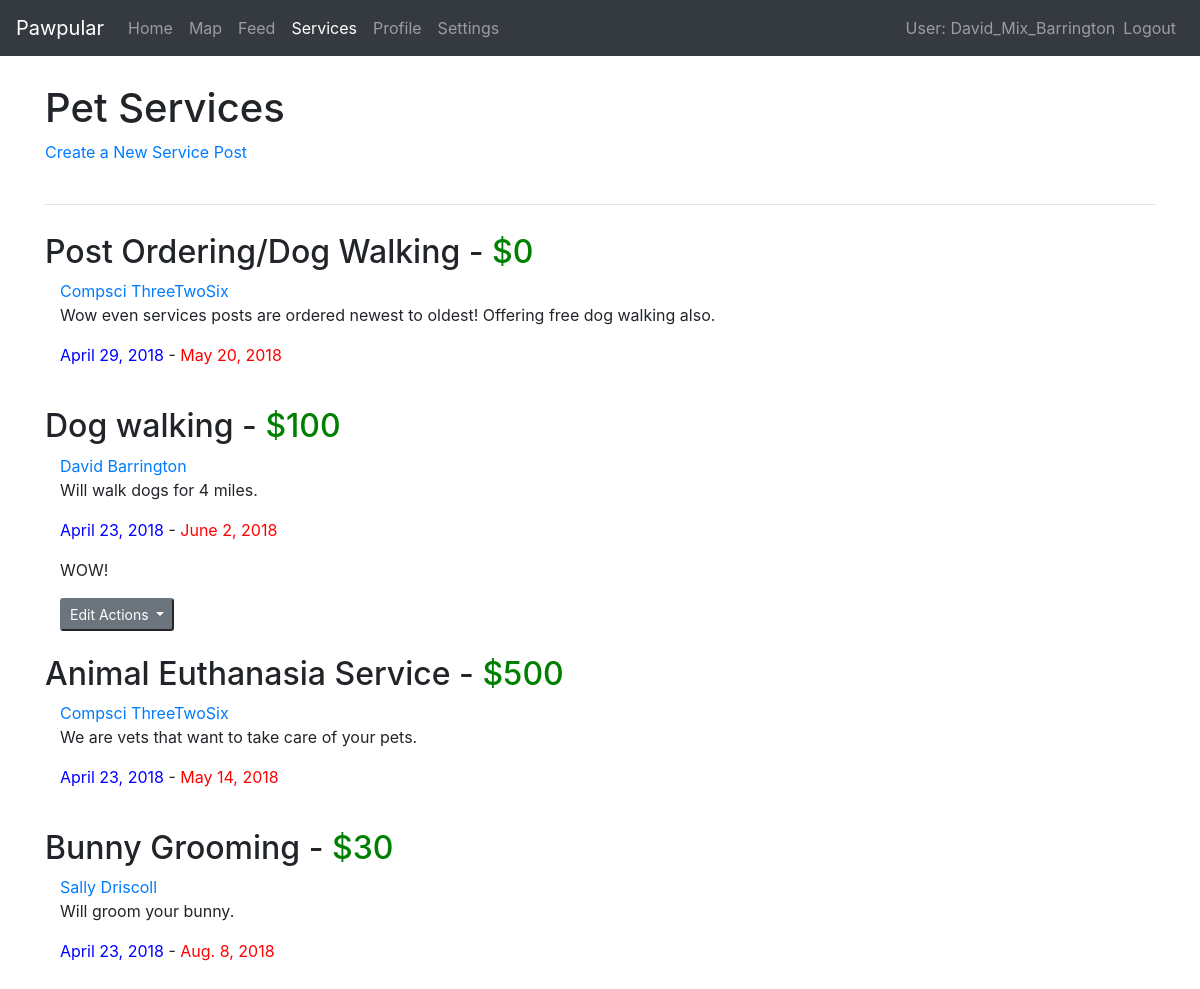
Before: /pawpular/services/ (signed in) with the older database file.
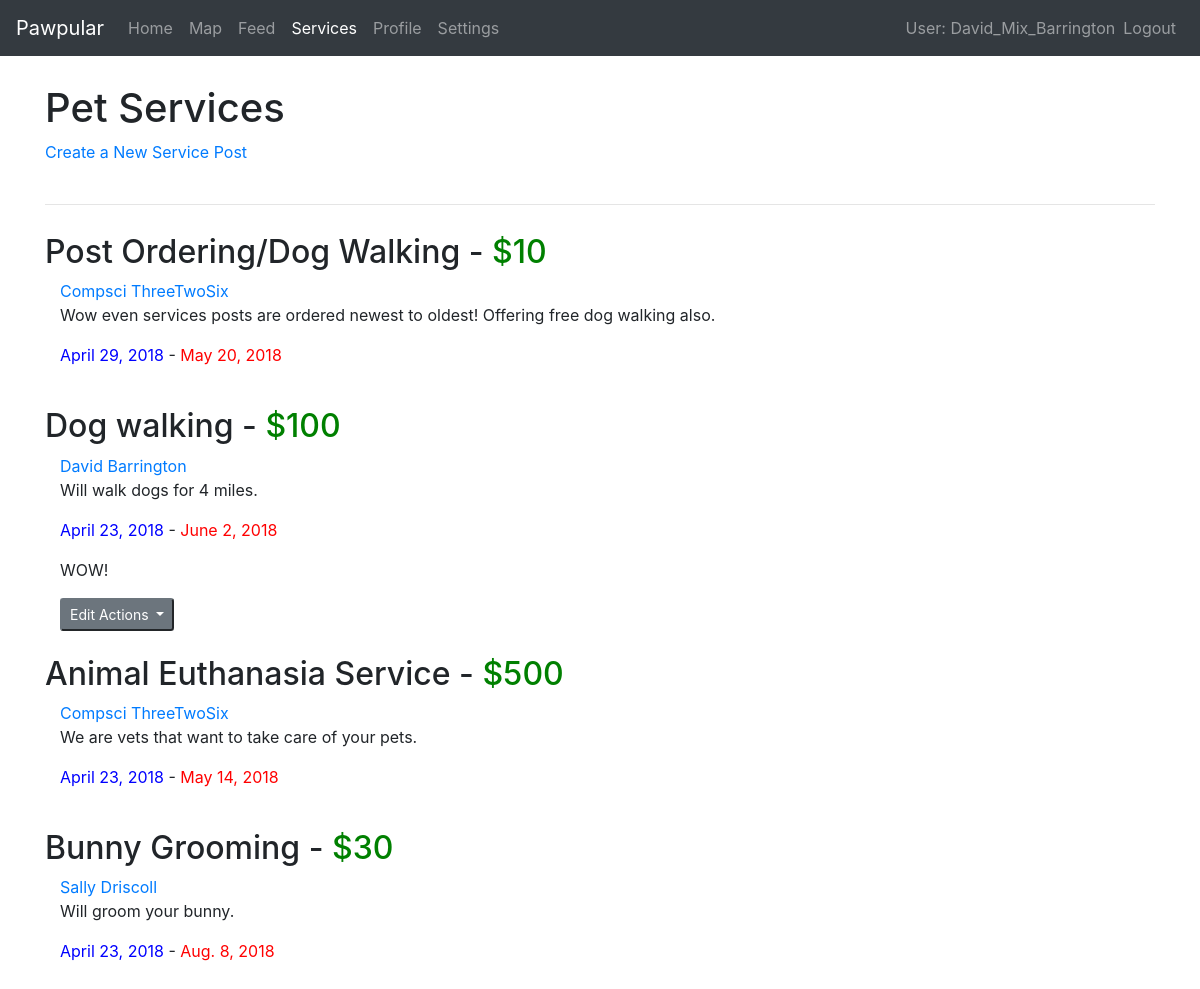
After: the same page with the newer database file.
### pawpular/models.py (models this page shows, shortened)
class Post(models.Model):
    createdBy = models.ForeignKey('Profile', on_delete=models.CASCADE)
    id = models.UUIDField(primary_key=True, default=uuid.uuid4)
    text = models.TextField(max_length=150)
    image = models.ImageField(upload_to='uploads/', blank=True,max_length=100)
    createdOn = models.DateField()
    title = models.CharField(max_length=50, default='')
    class Meta:
        abstract = True
        ordering = ["-createdOn","createdBy"]

class ServicePost(Post):
    cost = models.IntegerField(blank=True)
    startDate = models.DateField()
    endDate = models.DateField()

class Profile(models.Model):
    user = models.OneToOneField(User, on_delete=models.CASCADE)
    uuid = models.UUIDField(primary_key=True, default=uuid.uuid4)
    image = models.ImageField(upload_to='uploads/',blank = True)
    pets = models.ManyToManyField('Pet', blank=True)
    feedPosts = models.ManyToManyField('FeedPost', blank=True)
    mapPosts = models.ManyToManyField('MapPost', blank=True)
    servicePosts = models.ManyToManyField('ServicePost', blank=True)
    status=(
        ('1','on'),
        ('0','off'),
        )
    settings = models.CharField(max_length=1,choices=status, blank=False,default='1',help_text = 'settings status status')
    def get_absolute_url(self):
        return "/pawpular/profile/" + self.uuid.__str__()

### pawpular/views.py (the view)
# urls.py: path('services/', views.Services.as_view(), name='services'),
class Services(LoginRequiredMixin, generic.ListView):
    model = ServicePost

### pawpular/templates/pawpular/servicepost_list.html (shortened to what this page needs)
{% extends "base_generic.html" %}
{% block content %}
        <div class="container">
            <h1 style="padding-top:2.5%;">Pet Services</h1>
            <div><a  class="button" href="{%url 'service_create' %}">Create a New Service Post</a></div>
            <br>
            <hr>
        </div>
        {% for service in servicepost_list %}
            <section style="padding:1%;">
                <div class="container">
                    <h2>{{service.title}} - <a style = "color:green">${{service.cost}}</a></h2>
                    <div class = "container">
                        <a href="#" onclick="return false;" data-toggle="popover" title="Contact:" data-content="{{service.createdBy.user.email}}">{{service.createdBy.user.first_name}} {{service.createdBy.user.last_name}}</a>
                        <div>
                            <p>{{service.text}}</p>
                            <p><a style="color:blue">{{service.startDate}}</a> - <a style="color:red">{{service.endDate}}</a></p>
                        </div>
                    {% ifequal request.user service.createdBy.user %}
                    <p>WOW!</p>
                    <div class="dropdown">
                        <button class="btn-sm btn-secondary dropdown-toggle outline" type="button" id="dropdownMenuButton" data-toggle="dropdown" aria-haspopup="true" aria-expanded="false">
                            Edit Actions
                        </button>
                    </div>
                    {% endifequal %}
                    </div>
                </div>
            </section>
        {% endfor %}
 {% endblock %}

Changed rows visible on the page:
changed ServicePost "Post Ordering/Dog Walking": cost "0" → "10"
